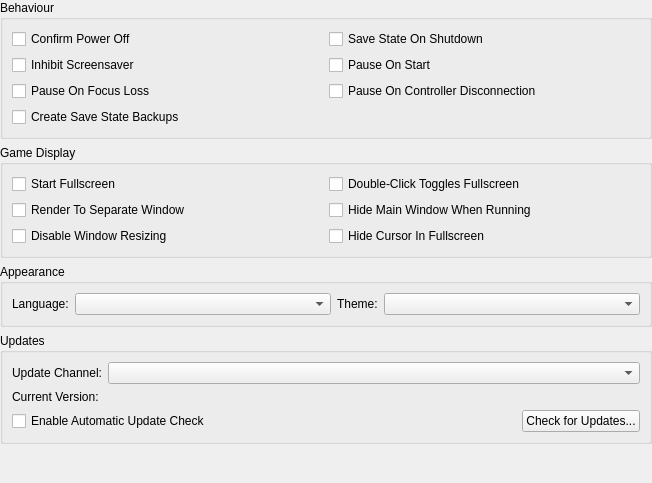
<?xml version="1.0" encoding="UTF-8"?>
<ui version="4.0">
 <class>InterfaceSettingsWidget</class>
 <widget class="QWidget" name="InterfaceSettingsWidget">
  <property name="geometry">
   <rect>
    <x>0</x>
    <y>0</y>
    <width>652</width>
    <height>483</height>
   </rect>
  </property>
  <layout class="QVBoxLayout" name="verticalLayout">
   <property name="leftMargin">
    <number>0</number>
   </property>
   <property name="topMargin">
    <number>0</number>
   </property>
   <property name="rightMargin">
    <number>0</number>
   </property>
   <property name="bottomMargin">
    <number>0</number>
   </property>
   <item>
    <widget class="QGroupBox" name="groupBox_4">
     <property name="title">
      <string>Behaviour</string>
     </property>
     <layout class="QGridLayout" name="formLayout_4">
      <item row="3" column="0">
       <widget class="QCheckBox" name="createSaveStateBackups">
        <property name="text">
         <string>Create Save State Backups</string>
        </property>
       </widget>
      </item>
      <item row="2" column="1">
       <widget class="QCheckBox" name="pauseOnControllerDisconnection">
        <property name="text">
         <string>Pause On Controller Disconnection</string>
        </property>
       </widget>
      </item>
      <item row="0" column="0">
       <widget class="QCheckBox" name="confirmPowerOff">
        <property name="text">
         <string>Confirm Power Off</string>
        </property>
       </widget>
      </item>
      <item row="1" column="0">
       <widget class="QCheckBox" name="inhibitScreensaver">
        <property name="text">
         <string>Inhibit Screensaver</string>
        </property>
       </widget>
      </item>
      <item row="0" column="1">
       <widget class="QCheckBox" name="saveStateOnExit">
        <property name="text">
         <string>Save State On Shutdown</string>
        </property>
       </widget>
      </item>
      <item row="1" column="1">
       <widget class="QCheckBox" name="pauseOnStart">
        <property name="text">
         <string>Pause On Start</string>
        </property>
       </widget>
      </item>
      <item row="2" column="0">
       <widget class="QCheckBox" name="pauseOnFocusLoss">
        <property name="text">
         <string>Pause On Focus Loss</string>
        </property>
       </widget>
      </item>
     </layout>
    </widget>
   </item>
   <item>
    <widget class="QGroupBox" name="groupBox_2">
     <property name="title">
      <string>Game Display</string>
     </property>
     <layout class="QGridLayout" name="gridLayout">
      <item row="0" column="0">
       <widget class="QCheckBox" name="startFullscreen">
        <property name="text">
         <string>Start Fullscreen</string>
        </property>
       </widget>
      </item>
      <item row="0" column="1">
       <widget class="QCheckBox" name="doubleClickTogglesFullscreen">
        <property name="text">
         <string>Double-Click Toggles Fullscreen</string>
        </property>
       </widget>
      </item>
      <item row="1" column="0">
       <widget class="QCheckBox" name="renderToSeparateWindow">
        <property name="text">
         <string>Render To Separate Window</string>
        </property>
       </widget>
      </item>
      <item row="1" column="1">
       <widget class="QCheckBox" name="hideMainWindow">
        <property name="text">
         <string>Hide Main Window When Running</string>
        </property>
       </widget>
      </item>
      <item row="2" column="0">
       <widget class="QCheckBox" name="disableWindowResizing">
        <property name="text">
         <string>Disable Window Resizing</string>
        </property>
       </widget>
      </item>
      <item row="2" column="1">
       <widget class="QCheckBox" name="hideMouseCursor">
        <property name="text">
         <string>Hide Cursor In Fullscreen</string>
        </property>
       </widget>
      </item>
     </layout>
    </widget>
   </item>
   <item>
    <widget class="QGroupBox" name="appearanceGroup">
     <property name="title">
      <string>Appearance</string>
     </property>
     <layout class="QGridLayout" name="gridLayout_3" columnstretch="0,1,0,1">
      <item row="0" column="3">
       <widget class="QComboBox" name="theme"/>
      </item>
      <item row="0" column="0">
       <widget class="QLabel" name="label">
        <property name="text">
         <string>Language:</string>
        </property>
       </widget>
      </item>
      <item row="0" column="2">
       <widget class="QLabel" name="label_2">
        <property name="text">
         <string>Theme:</string>
        </property>
       </widget>
      </item>
      <item row="0" column="1">
       <widget class="QComboBox" name="language"/>
      </item>
     </layout>
    </widget>
   </item>
   <item>
    <widget class="QGroupBox" name="updatesGroup">
     <property name="title">
      <string>Updates</string>
     </property>
     <layout class="QFormLayout" name="formLayout_2">
      <item row="0" column="0">
       <widget class="QLabel" name="label_4">
        <property name="text">
         <string>Update Channel:</string>
        </property>
       </widget>
      </item>
      <item row="0" column="1">
       <widget class="QComboBox" name="autoUpdateTag"/>
      </item>
      <item row="1" column="0">
       <widget class="QLabel" name="label_5">
        <property name="text">
         <string>Current Version:</string>
        </property>
       </widget>
      </item>
      <item row="1" column="1">
       <widget class="QLabel" name="autoUpdateCurrentVersion">
        <property name="text">
         <string/>
        </property>
       </widget>
      </item>
      <item row="2" column="0" colspan="2">
       <layout class="QHBoxLayout" name="horizontalLayout_2">
        <item>
         <widget class="QCheckBox" name="autoUpdateEnabled">
          <property name="text">
           <string>Enable Automatic Update Check</string>
          </property>
         </widget>
        </item>
        <item>
         <spacer name="horizontalSpacer">
          <property name="orientation">
           <enum>Qt::Orientation::Horizontal</enum>
          </property>
          <property name="sizeHint" stdset="0">
           <size>
            <width>40</width>
            <height>20</height>
           </size>
          </property>
         </spacer>
        </item>
        <item>
         <widget class="QPushButton" name="checkForUpdates">
          <property name="text">
           <string>Check for Updates...</string>
          </property>
         </widget>
        </item>
       </layout>
      </item>
     </layout>
    </widget>
   </item>
   <item>
    <spacer name="verticalSpacer">
     <property name="orientation">
      <enum>Qt::Orientation::Vertical</enum>
     </property>
     <property name="sizeHint" stdset="0">
      <size>
       <width>20</width>
       <height>40</height>
      </size>
     </property>
    </spacer>
   </item>
  </layout>
 </widget>
 <resources>
  <include location="resources/duckstation-qt.qrc"/>
 </resources>
 <connections/>
</ui>
